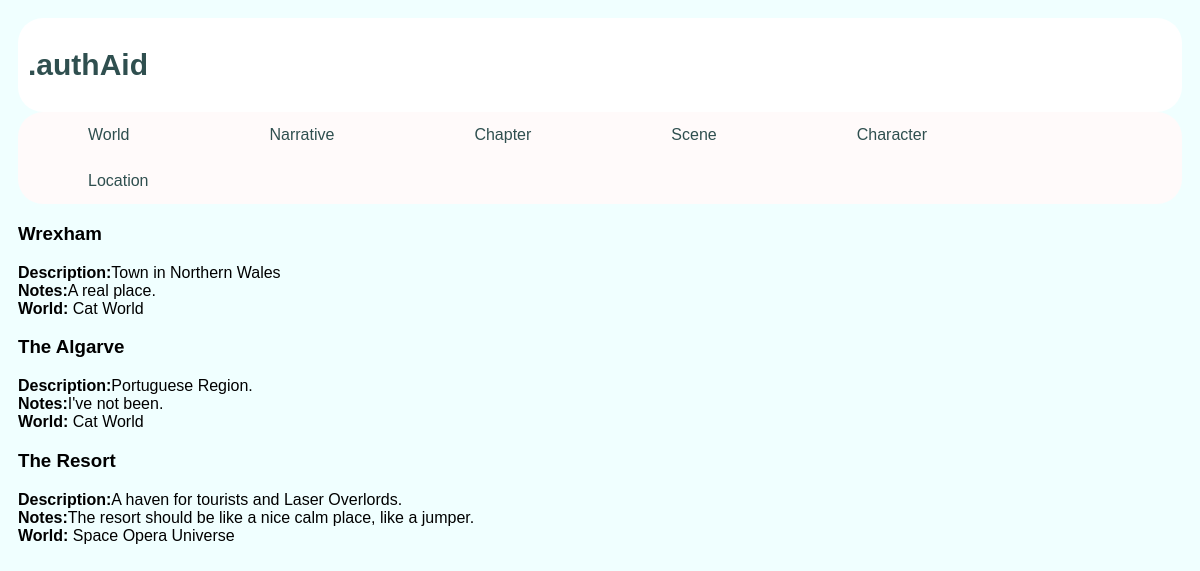
Before: /author/location/ with the older database file.
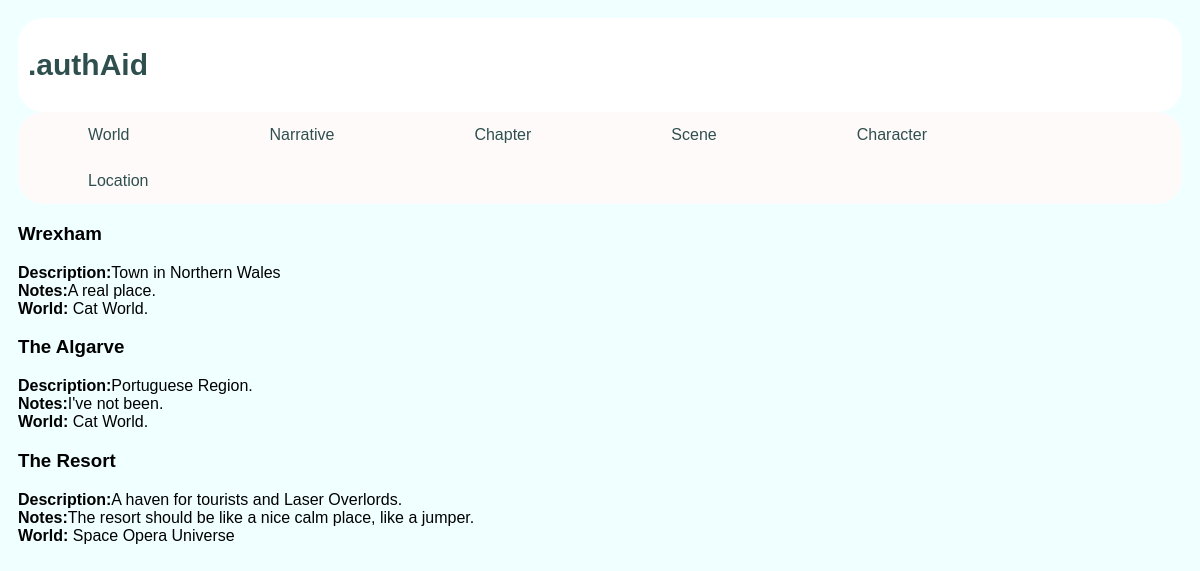
After: the same page with the newer database file.
### author/models.py (models this page shows, shortened)
class Location(models.Model):
    name = models.CharField(max_length=name_length, default='',blank=True)
    description = models.CharField(max_length=description_length, default='',blank=True)
    notes = notes_all
    world = models.ForeignKey(World, on_delete=models.CASCADE, null=True,blank=True)
    scenes = models.ManyToManyField(Scene,blank=True)
    chapters = models.ManyToManyField(Chapter,blank=True)

class World(models.Model):
    name = models.CharField(max_length=name_length, default='',blank=True)
    description = models.CharField(max_length=description_length, default='',blank=True)
    notes = notes_all
    def __str__(self):
        return self.name

### author/views.py (the view)
# urls.py: path('location/',views.LocationView.as_view(),name='location'),
class LocationView(ListView):
    template_name = 'author/location.html'
    context_object_name = 'location_list'
    def get_queryset(self):
        return Location.objects.all().order_by('world')

### author/templates/author/location.html (shortened to what this page needs)
<!DOCTYPE html>
<html lang="en">
<head>
</head>
<body>
{% extends "author/base.html" %}
{%block content%}
{% if location_list %}
    {%for location in location_list%}
        <h3>{{location.name}}</h3>
        <b>Description:</b>{{location.description}}<br>
        <b>Notes:</b>{{location.notes}}<br>
        <b>World: </b>{{location.world}}<br>
    {%endfor%}
{%endif%}
{%endblock%}

Changed rows visible on the page:
changed through a linked row, Location "Wrexham": world "Cat World" → "Cat World."
changed through a linked row, Location "The Algarve": world "Cat World" → "Cat World."
